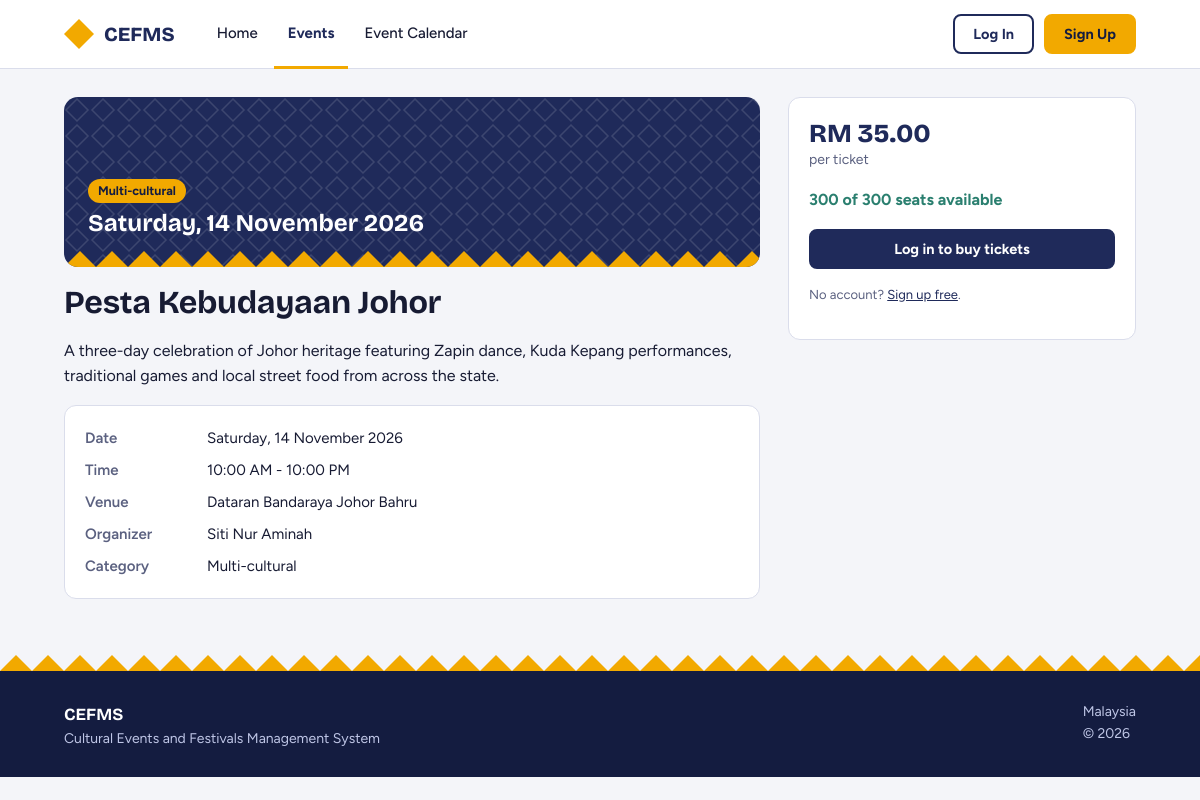
The app's page /event.php?id=1 with its own data.
### tables this page shows
CREATE TABLE `event` (
  `eventId` int(11) NOT NULL AUTO_INCREMENT,
  `organizerId` int(11) NOT NULL,
  `title` varchar(150) NOT NULL,
  `description` text NOT NULL,
  `category` enum('Music','Dance','Craft','Food','Religious','Multi-cultural') NOT NULL,
  `ticketPrice` decimal(8,2) NOT NULL,
  `totalSeats` int(11) NOT NULL,
  `availableSeats` int(11) NOT NULL,
  `status` enum('Pending','Published','Cancelled','Completed') NOT NULL DEFAULT 'Pending',
  `archived` tinyint(1) NOT NULL DEFAULT 0,
  `createdDate` datetime NOT NULL DEFAULT current_timestamp(),
  PRIMARY KEY (`eventId`),
  KEY `fk_event_org` (`organizerId`),
  CONSTRAINT `fk_event_org` FOREIGN KEY (`organizerId`) REFERENCES `user` (`userId`),
  CONSTRAINT `chk_seats` CHECK (`availableSeats` >= 0 and `availableSeats` <= `totalSeats`),
  CONSTRAINT `chk_price` CHECK (`ticketPrice` >= 0)
);

CREATE TABLE `schedule` (
  `scheduleId` int(11) NOT NULL AUTO_INCREMENT,
  `eventId` int(11) NOT NULL,
  `venue` varchar(120) NOT NULL,
  `startDateTime` datetime NOT NULL,
  `endDateTime` datetime NOT NULL,
  `status` enum('Scheduled','Rescheduled','Cancelled') NOT NULL DEFAULT 'Scheduled',
  PRIMARY KEY (`scheduleId`),
  KEY `fk_sched_event` (`eventId`),
  KEY `idx_sched_venue` (`venue`,`startDateTime`,`endDateTime`),
  CONSTRAINT `fk_sched_event` FOREIGN KEY (`eventId`) REFERENCES `event` (`eventId`) ON DELETE CASCADE,
  CONSTRAINT `chk_time` CHECK (`endDateTime` > `startDateTime`)
);

CREATE TABLE `user` (
  `userId` int(11) NOT NULL AUTO_INCREMENT,
  `fullName` varchar(100) NOT NULL,
  `email` varchar(120) NOT NULL,
  `phone` varchar(20) NOT NULL,
  `passwordHash` varchar(255) NOT NULL,
  `role` enum('Event Participant','Organizer','Event Manager') NOT NULL,
  `status` enum('Active','Inactive') NOT NULL DEFAULT 'Active',
  `createdDate` datetime NOT NULL DEFAULT current_timestamp(),
  PRIMARY KEY (`userId`),
  UNIQUE KEY `email` (`email`)
);

### includes/bootstrap.php (called while the page is built, shortened)
<?php
function cfg(string $key): string {
    static $c = null;
    if ($c === null) {
        $c = [
            'host' => getenv('CEFMS_DB_HOST') ?: '127.0.0.1',
            'port' => getenv('CEFMS_DB_PORT') ?: '3306',
            'name' => getenv('CEFMS_DB_NAME') ?: 'cefms',
            'user' => getenv('CEFMS_DB_USER') ?: 'root',
            'pass' => getenv('CEFMS_DB_PASS') !== false ? getenv('CEFMS_DB_PASS') : '',
        ];
    }
    return $c[$key];
}
function db(): PDO {
    static $pdo = null;
    if ($pdo === null) {
        $dsn = sprintf('mysql:host=%s;port=%s;dbname=%s;charset=utf8mb4', cfg('host'), cfg('port'), cfg('name'));
        $pdo = new PDO($dsn, cfg('user'), cfg('pass'), [
            PDO::ATTR_ERRMODE            => PDO::ERRMODE_EXCEPTION,
            PDO::ATTR_DEFAULT_FETCH_MODE => PDO::FETCH_ASSOC,
            PDO::ATTR_EMULATE_PREPARES   => false,
        ]);
    }
    return $pdo;
}
require_once __DIR__ . '/helpers.php';
require_once __DIR__ . '/layout.php';

### includes/helpers.php (called while the page is built, shortened)
<?php
function e($v): string { return htmlspecialchars((string)$v, ENT_QUOTES, 'UTF-8'); }
function money($v): string { return 'RM ' . number_format((float)$v, 2); }
function dt(string $s, string $fmt = 'd M Y, h:i A'): string { return date($fmt, strtotime($s)); }

### public/event.php (the view, shortened to what this page needs)
<?php
require __DIR__ . '/../includes/bootstrap.php';
$id = (int)($_GET['id'] ?? 0);
$sql = "SELECT e.*, s.venue, s.startDateTime, s.endDateTime, s.status AS schedStatus, u.fullName AS organizer
        FROM event e
        JOIN schedule s ON s.eventId = e.eventId
        JOIN user u ON u.userId = e.organizerId
        WHERE e.eventId = ? AND e.status IN ('Published', 'Completed', 'Cancelled')";
$stmt = db()->prepare($sql);
$stmt->execute([$id]);
$ev = $stmt->fetch();
$bookingOpen = false;
if ($ev['status'] === 'Published' && $ev['schedStatus'] !== 'Cancelled' && strtotime($ev['endDateTime']) >= time()) {
    $bookingOpen = true;
}
$seatsLeft = (int)$ev['availableSeats'];
$isParticipant = false;
if ($seatsLeft == 0) {
    $seatClass = 'seats-out';
} elseif ($seatsLeft <= 20) {
    $seatClass = 'seats-low';
} else {
    $seatClass = 'seats-ok';
}
if (!$bookingOpen) {
    $seatText = 'Booking closed';
} elseif ($seatsLeft == 0) {
    $seatText = 'Sold out';
} else {
    $seatText = $seatsLeft . ' of ' . (int)$ev['totalSeats'] . ' seats available';
}
if ((float)$ev['ticketPrice'] == 0) {
    $priceText = 'Free';
} else {
    $priceText = money($ev['ticketPrice']);
}
?>
<div class="detail">
  <div>
    <div class="banner"><span class="cat"><?= e($ev['category']) ?></span><b><?= e(dt($ev['startDateTime'], 'l, j F Y')) ?></b></div>
    <h1 style="margin:18px 0 6px"><?= e($ev['title']) ?> <?php if ($ev['status'] === 'Cancelled') { echo status_badge('Cancelled'); } ?></h1>
    <p><?= nl2br(e($ev['description'])) ?></p>
    <div class="card"><div class="kv">
      <b>Date</b><span><?= e(dt($ev['startDateTime'], 'l, d F Y')) ?></span>
      <b>Time</b><span><?= e(dt($ev['startDateTime'], 'h:i A')) ?> - <?= e(dt($ev['endDateTime'], 'h:i A')) ?></span>
      <b>Venue</b><span><?= e($ev['venue']) ?></span>
      <b>Organizer</b><span><?= e($ev['organizer']) ?></span>
      <b>Category</b><span><?= e($ev['category']) ?></span>
    </div></div>
  </div>
  <aside><div class="card">
    <div class="price" style="font-size:26px"><?= e($priceText) ?></div>
    <div class="meta">per ticket</div>
    <p class="<?= $seatClass ?>" id="seats"><?= e($seatText) ?></p>
    <?php if ($bookingOpen && $seatsLeft > 0) { ?>
      <?php if ($isParticipant) {
          $maxQty = min(MAX_TICKETS, $seatsLeft);
      ?>
        <form method="post" action="/reserve.php"><?= csrf_field() ?>
          <input type="hidden" name="eventId" value="<?= (int)$ev['eventId'] ?>">
          <label for="qty">Number of tickets</label>
          <input type="number" id="qty" name="quantity" value="1" min="1" max="<?= $maxQty ?>">
          <p><button class="btn block" type="submit">Reserve / Buy Ticket</button></p>
        </form>
      <?php } else { ?>
        <p><a class="btn block" href="/login.php">Log in to buy tickets</a></p>
        <p class="hint">No account? <a href="/signup.php">Sign up free</a>.</p>
      <?php } ?>
    <?php } ?>
  </div></aside>
</div>

### public/assets/public.css (style rules this page uses)
:root { --indigo:#1F2A5A;--indigo-d:#141C40;--indigo-l:#E8EAF4;--saffron:#F2A900;--saffron-d:#D99500;--saffron-l:#FFF0C7; --pandan:#2A7F6F;--pandan-l:#DFF1EC;--rose:#B3364A;--rose-l:#FBE6E9;--amber-l:#FFF0C7;--amber:#7A5200; --paper:#F4F5F9;--ink:#171B33;--muted:#5B6180;--line:#DADDEB; --head:"Bricolage Grotesque",Georgia,serif;--body:Figtree,"Segoe UI",Arial,sans-serif; }
* { box-sizing:border-box }
body { margin:0;font-family:var(--body);font-size:16px;background:var(--paper);color:var(--ink);line-height:1.6 }
a { color:var(--indigo) }
h1,h2,h3 { font-family:var(--head);letter-spacing:-.01em;line-height:1.15 }
.btn { display:inline-block;border:2px solid var(--indigo);border-radius:8px;padding:9px 18px;font:700 14.5px var(--body);cursor:pointer;text-decoration:none;background:var(--indigo);color:#fff;transition:background .15s,color .15s }
.btn.block { display:block;width:100%;text-align:center }
.cat { align-self:flex-start;font-size:12.5px;font-weight:700;background:var(--saffron-l);color:var(--amber);padding:2px 10px;border-radius:999px }
.meta { font-size:14px;color:var(--muted) }
.price { font:800 19px var(--head);color:var(--indigo) }
.card { background:#fff;border:1px solid var(--line);border-radius:12px;padding:20px }
.hint { font-size:13px;color:var(--muted);margin-top:3px }
.detail { display:grid;grid-template-columns:2fr 1fr;gap:28px;margin-top:28px;align-items:start }
.detail .banner { height:170px;border-radius:14px;background:var(--indigo) var(--lattice);color:#fff;display:flex;flex-direction:column;justify-content:flex-end;gap:6px;padding:20px 24px;position:relative;overflow:hidden }
.detail .banner:after { content:"";position:absolute;left:0;right:0;bottom:0;height:16px;background:var(--tumpal) repeat-x bottom left }
.detail .banner b { font:700 24px var(--head);margin-bottom:10px }
.detail .banner .cat { background:var(--saffron);color:var(--indigo-d) }
.kv { display:grid;grid-template-columns:110px 1fr;gap:8px 12px;font-size:15px }
.kv b { color:var(--muted);font-weight:600 }
.seats-ok { color:var(--pandan);font-weight:700 }

### records on screen
event: category "Multi-cultural", schedule.startDateTime "Saturday, 14 November 2026", title "Pesta Kebudayaan Johor", description "A three-day celebration of Johor heritage featuring Zapin dance, Kuda Kepang performances, traditional games and local street food from across the state.", schedule.startDateTime "10:00 AM", schedule.endDateTime "10:00 PM", schedule.venue "Dataran Bandaraya Johor Bahru", organizerId.fullName "Siti Nur Aminah", ticketPrice "RM 35.00", seatText "300 of 300 seats available"

### other values on screen
$link[1] "Home"
$link[1] "Events"
$link[1] "Event Calendar"
